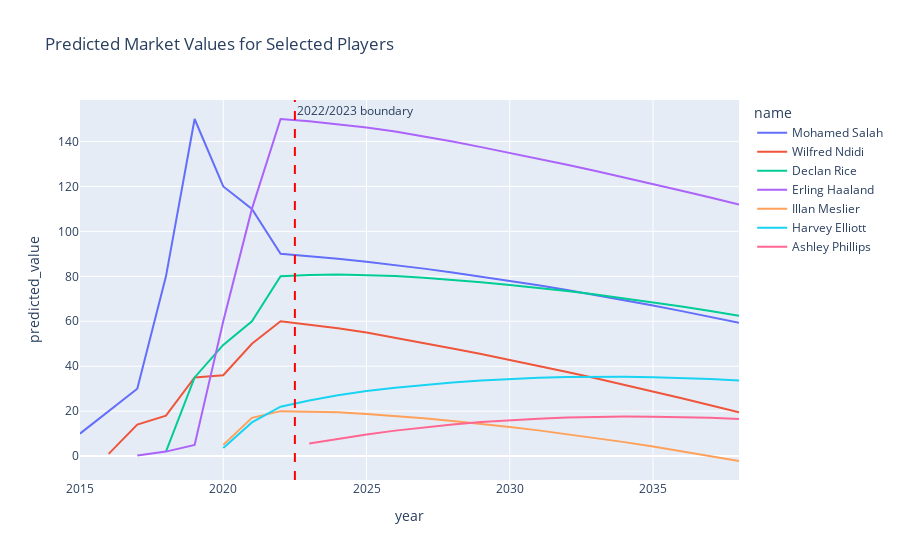

Here is the notebook cell this chart was saved with:
### Code cell
players = [418560, 357662, 565822, 859951, 148455, 274839, 542586]
plot_player_value_trends(pdf_train, merged_df=merged, player_ids=players)

### Figure 1 — Plotly figure (JSON) as saved in the notebook; plotly's stock layout.template omitted (floating-point values rounded to 4 significant figures)
{"data": [{"customdata": [[22], [23], [24], [25], [27], [27], [28], [30], [31], [32], [33], [34], [35], [36], [37], [38], [39], [40], [41], [42], [43], [44], [45], [46]], "hovertemplate": "name=Mohamed Salah<br>year=%{x}<br>predicted_value=%{y}<br>age=%{customdata[0]}<extra></extra>", "legendgroup": "Mohamed Salah", "line": {"color": "#636efa", "dash": "solid"}, "marker": {"symbol": "circle"}, "mode": "lines", "name": "Mohamed Salah", "orientation": "v", "showlegend": true, "type": "scatter", "x": [2015, 2016, 2017, 2018, 2019, 2020, 2021, 2022, 2023, 2024, 2025, 2026, 2027, 2028, 2029, 2030, 2031, 2032, 2033, 2034, 2035, 2036, 2037, 2038], "xaxis": "x", "y": [10, 20, 30, 80, 150, 120, 110, 90, 89.08, 87.85, 86.49, 85.02, 83.42, 81.72, 79.91, 78.0, 75.99, 73.88, 71.67, 69.38, 66.99, 64.52, 61.97, 59.35], "yaxis": "y"}, {"customdata": [[19], [20], [21], [22], [23], [24], [25], [26], [27], [28], [29], [30], [31], [32], [33], [34], [35], [36], [37], [38], [39], [40], [41]], "hovertemplate": "name=Wilfred Ndidi<br>year=%{x}<br>predicted_value=%{y}<br>age=%{customdata[0]}<extra></extra>", "legendgroup": "Wilfred Ndidi", "line": {"color": "#EF553B", "dash": "solid"}, "marker": {"symbol": "circle"}, "mode": "lines", "name": "Wilfred Ndidi", "orientation": "v", "showlegend": true, "type": "scatter", "x": [2016, 2017, 2018, 2019, 2020, 2021, 2022, 2023, 2024, 2025, 2026, 2027, 2028, 2029, 2030, 2031, 2032, 2033, 2034, 2035, 2036, 2037, 2038], "xaxis": "x", "y": [1, 14, 18, 35, 36, 50, 60, 58.61, 56.92, 54.96, 52.71, 50.36, 47.92, 45.42, 42.83, 40.17, 37.42, 34.61, 31.74, 28.77, 25.74, 22.64, 19.49], "yaxis": "y"}, {"customdata": [[18], [20], [21], [22], [23], [24], [25], [26], [27], [28], [29], [30], [31], [32], [33], [34], [35], [36], [37], [38], [39]], "hovertemplate": "name=Declan Rice<br>year=%{x}<br>predicted_value=%{y}<br>age=%{customdata[0]}<extra></extra>", "legendgroup": "Declan Rice", "line": {"color": "#00cc96", "dash": "solid"}, "marker": {"symbol": "circle"}, "mode": "lines", "name": "Declan Rice", "orientation": "v", "showlegend": true, "type": "scatter", "x": [2018, 2019, 2020, 2021, 2022, 2023, 2024, 2025, 2026, 2027, 2028, 2029, 2030, 2031, 2032, 2033, 2034, 2035, 2036, 2037, 2038], "xaxis": "x", "y": [2, 35, 49.5, 60, 80, 80.57, 80.77, 80.63, 80.16, 79.36, 78.42, 77.36, 76.17, 74.86, 73.42, 71.86, 70.19, 68.41, 66.53, 64.55, 62.47], "yaxis": "y"}, {"customdata": [[17], [18], [18], [19], [20], [21], [22], [23], [24], [25], [26], [27], [28], [29], [30], [31], [32], [33], [34], [35], [36], [37]], "hovertemplate": "name=Erling Haaland<br>year=%{x}<br>predicted_value=%{y}<br>age=%{customdata[0]}<extra></extra>", "legendgroup": "Erling Haaland", "line": {"color": "#ab63fa", "dash": "solid"}, "marker": {"symbol": "circle"}, "mode": "lines", "name": "Erling Haaland", "orientation": "v", "showlegend": true, "type": "scatter", "x": [2017, 2018, 2019, 2020, 2021, 2022, 2023, 2024, 2025, 2026, 2027, 2028, 2029, 2030, 2031, 2032, 2033, 2034, 2035, 2036, 2037, 2038], "xaxis": "x", "y": [0.3, 2, 5, 60, 110, 150, 149.0, 147.8, 146.3, 144.4, 142.3, 140.0, 137.5, 135.0, 132.3, 129.6, 126.9, 124.0, 121.1, 118.1, 115.0, 111.9], "yaxis": "y"}, {"customdata": [[20], [21], [22], [23], [24], [25], [26], [27], [28], [29], [30], [31], [32], [33], [34], [35], [36], [37], [38]], "hovertemplate": "name=Illan Meslier<br>year=%{x}<br>predicted_value=%{y}<br>age=%{customdata[0]}<extra></extra>", "legendgroup": "Illan Meslier", "line": {"color": "#FFA15A", "dash": "solid"}, "marker": {"symbol": "circle"}, "mode": "lines", "name": "Illan Meslier", "orientation": "v", "showlegend": true, "type": "scatter", "x": [2020, 2021, 2022, 2023, 2024, 2025, 2026, 2027, 2028, 2029, 2030, 2031, 2032, 2033, 2034, 2035, 2036, 2037, 2038], "xaxis": "x", "y": [5, 17, 20, 19.91, 19.48, 18.73, 17.83, 16.81, 15.66, 14.37, 12.97, 11.44, 9.811, 8.069, 6.218, 4.264, 2.21, 0.06133, -2.181], "yaxis": "y"}, {"customdata": [[17], [17], [18], [19], [20], [21], [22], [23], [24], [25], [26], [27], [28], [29], [30], [31], [32], [33], [34]], "hovertemplate": "name=Harvey Elliott<br>year=%{x}<br>predicted_value=%{y}<br>age=%{customdata[0]}<extra></extra>", "legendgroup": "Harvey Elliott", "line": {"color": "#19d3f3", "dash": "solid"}, "marker": {"symbol": "circle"}, "mode": "lines", "name": "Harvey Elliott", "orientation": "v", "showlegend": true, "type": "scatter", "x": [2020, 2021, 2022, 2023, 2024, 2025, 2026, 2027, 2028, 2029, 2030, 2031, 2032, 2033, 2034, 2035, 2036, 2037, 2038], "xaxis": "x", "y": [3.6, 15, 22, 24.74, 27.05, 28.96, 30.46, 31.74, 32.8, 33.67, 34.36, 34.86, 35.17, 35.33, 35.3, 35.11, 34.77, 34.27, 33.61], "yaxis": "y"}, {"customdata": [[18], [19], [20], [21], [22], [23], [24], [25], [26], [27], [28], [29], [30], [31], [32], [33]], "hovertemplate": "name=Ashley Phillips<br>year=%{x}<br>predicted_value=%{y}<br>age=%{customdata[0]}<extra></extra>", "legendgroup": "Ashley Phillips", "line": {"color": "#FF6692", "dash": "solid"}, "marker": {"symbol": "circle"}, "mode": "lines", "name": "Ashley Phillips", "orientation": "v", "showlegend": true, "type": "scatter", "x": [2023, 2024, 2025, 2026, 2027, 2028, 2029, 2030, 2031, 2032, 2033, 2034, 2035, 2036, 2037, 2038], "xaxis": "x", "y": [5.561, 7.718, 9.639, 11.33, 12.81, 14.08, 15.14, 16.0, 16.67, 17.16, 17.46, 17.59, 17.56, 17.37, 17.01, 16.51], "yaxis": "y"}], "layout": {"annotations": [{"showarrow": false, "text": "2022/2023 boundary", "x": 2022.0, "xanchor": "left", "xref": "x", "y": 1, "yanchor": "top", "yref": "y domain"}], "legend": {"title": {"text": "name"}, "tracegroupgap": 0}, "shapes": [{"line": {"color": "red", "dash": "dash"}, "type": "line", "x0": 2022.0, "x1": 2022.0, "xref": "x", "y0": 0, "y1": 1, "yref": "y domain"}], "title": {"text": "Predicted Market Values for Selected Players"}, "xaxis": {"anchor": "y", "domain": [0, 1], "title": {"text": "year"}}, "yaxis": {"anchor": "x", "domain": [0, 1], "title": {"text": "predicted_value"}}}}
